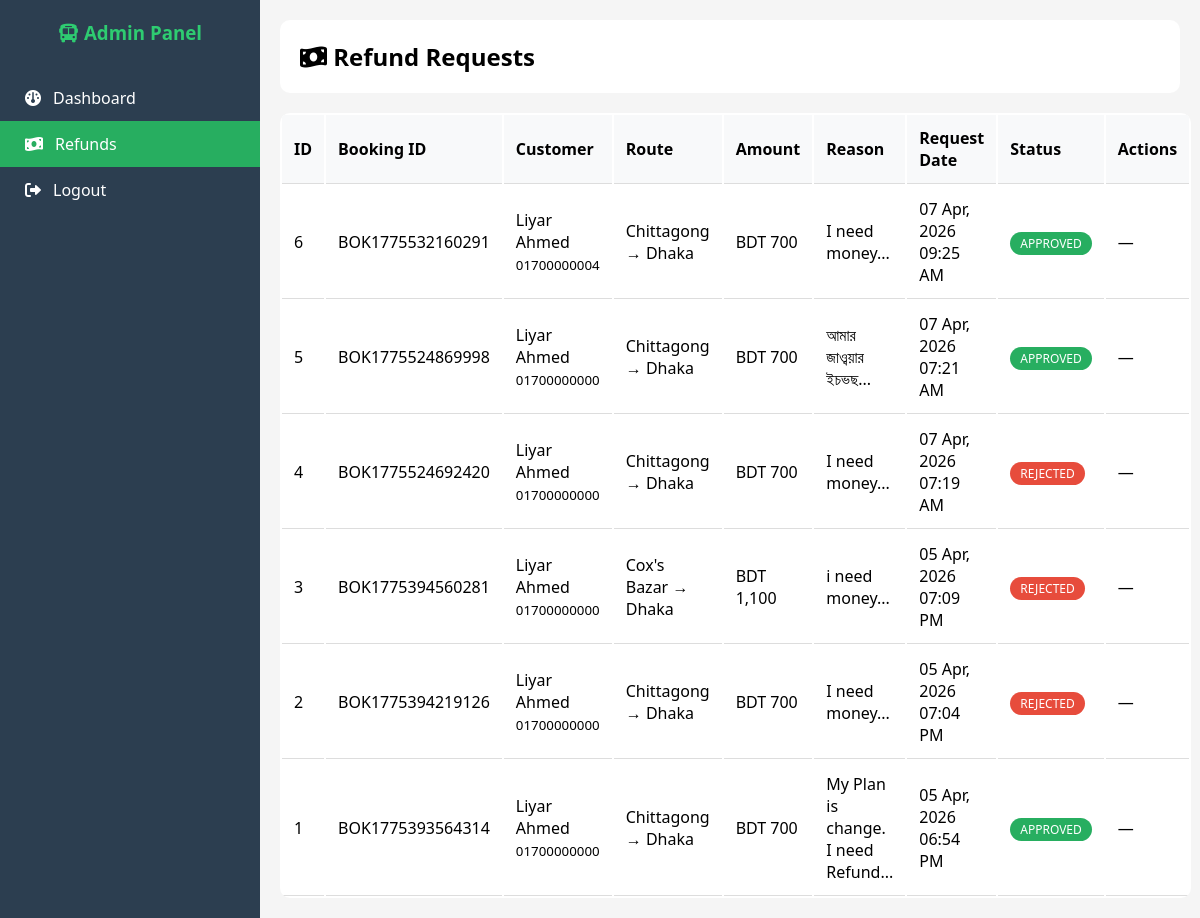
The app's page /bus-ticket-system/admin/refunds.php (signed in) with its own data.
### tables this page shows
CREATE TABLE `refund_requests` (
  `id` int(11) NOT NULL,
  `booking_id` varchar(20) NOT NULL,
  `user_id` varchar(20) NOT NULL,
  `amount` decimal(10,2) NOT NULL,
  `reason` text DEFAULT NULL,
  `status` enum('pending','approved','rejected') DEFAULT 'pending',
  `request_date` datetime DEFAULT current_timestamp(),
  `processed_date` datetime DEFAULT NULL,
  `admin_note` text DEFAULT NULL
);

CREATE TABLE `bookings` (
  `id` int(11) NOT NULL,
  `booking_id` varchar(20) NOT NULL,
  `user_id` varchar(20) NOT NULL,
  `route_id` int(11) NOT NULL,
  `seat_numbers` varchar(255) NOT NULL,
  `journey_date` date NOT NULL,
  `booking_date` timestamp NOT NULL DEFAULT current_timestamp(),
  `total_fare` decimal(10,2) NOT NULL,
  `payment_method` varchar(50) DEFAULT NULL,
  `payment_status` enum('pending','completed','failed','refunded') DEFAULT 'pending',
  `status` enum('pending','confirmed','cancelled','completed') DEFAULT 'pending',
  `cancellation_reason` text DEFAULT NULL,
  `cancelled_at` timestamp NULL DEFAULT NULL,
  `created_at` timestamp NOT NULL DEFAULT current_timestamp(),
  `payment_date` datetime DEFAULT NULL,
  `refund_status` enum('none','pending','approved','rejected') DEFAULT 'none'
);

CREATE TABLE `users` (
  `id` int(11) NOT NULL,
  `user_id` varchar(20) NOT NULL,
  `name` varchar(100) NOT NULL,
  `email` varchar(100) NOT NULL,
  `phone` varchar(15) NOT NULL,
  `password` varchar(255) NOT NULL,
  `profile_image` varchar(255) DEFAULT 'default.jpg',
  `address` text DEFAULT NULL,
  `city` varchar(50) DEFAULT NULL,
  `zip_code` varchar(10) DEFAULT NULL,
  `status` enum('active','inactive','banned') DEFAULT 'active',
  `email_verified` tinyint(1) DEFAULT 0,
  `phone_verified` tinyint(1) DEFAULT 0,
  `last_login` timestamp NULL DEFAULT NULL,
  `created_at` timestamp NOT NULL DEFAULT current_timestamp(),
  `updated_at` timestamp NOT NULL DEFAULT current_timestamp() ON UPDATE current_timestamp(),
  `language` varchar(10) DEFAULT 'en'
);

CREATE TABLE `routes` (
  `id` int(11) NOT NULL,
  `from_city` varchar(100) NOT NULL,
  `to_city` varchar(100) NOT NULL,
  `bus_name` varchar(100) NOT NULL,
  `bus_type` enum('AC','Non-AC','AC Business','Economy') DEFAULT 'Non-AC',
  `departure_time` time NOT NULL,
  `arrival_time` time NOT NULL,
  `fare` decimal(10,2) NOT NULL,
  `total_seats` int(11) DEFAULT 40,
  `available_days` varchar(50) DEFAULT 'All',
  `amenities` text DEFAULT NULL,
  `operator_name` varchar(100) DEFAULT NULL,
  `operator_phone` varchar(15) DEFAULT NULL,
  `status` enum('active','inactive') DEFAULT 'active',
  `created_at` timestamp NOT NULL DEFAULT current_timestamp(),
  `round_trip_fare` decimal(10,2) DEFAULT NULL,
  `is_round_trip` tinyint(1) DEFAULT 0
);

### bus-ticket-system/admin/refunds.php (the view, shortened to what this page needs)
<?php
require_once '../includes/config.php';
$query = "SELECT r.*, u.name, u.email, u.phone, b.booking_id, b.total_fare, b.seat_numbers,
          rt.from_city, rt.to_city, rt.bus_name
          FROM refund_requests r
          JOIN users u ON r.user_id = u.user_id
          JOIN bookings b ON r.booking_id = b.booking_id
          JOIN routes rt ON b.route_id = rt.id
          ORDER BY
            CASE r.status
                WHEN 'pending' THEN 1
                ELSE 2
            END,
            r.request_date DESC";
$result = mysqli_query($conn, $query);
?>
<!DOCTYPE html>
<html lang="en">
<head>
    <link rel="stylesheet" href="https://cdnjs.cloudflare.com/ajax/libs/font-awesome/6.0.0/css/all.min.css">
</head>
<body>
    <div class="sidebar">
        <h3><i class="fas fa-bus"></i> Admin Panel</h3>
        <a href="dashboard.php"><i class="fas fa-dashboard"></i> Dashboard</a>
        <a href="refunds.php" style="background:#27ae60;"><i class="fas fa-money-bill-wave"></i> Refunds</a>
        <a href="logout.php"><i class="fas fa-sign-out-alt"></i> Logout</a>
    </div>
    <div class="main-content">
        <div class="header">
            <h2><i class="fas fa-money-bill-wave"></i> Refund Requests</h2>
        </div>
        <table>
            <thead>
                <tr>
                    <th>ID</th>
                    <th>Booking ID</th>
                    <th>Customer</th>
                    <th>Route</th>
                    <th>Amount</th>
                    <th>Reason</th>
                    <th>Request Date</th>
                    <th>Status</th>
                    <th>Actions</th>
                </tr>
            </thead>
            <tbody>
                <?php while($row = mysqli_fetch_assoc($result)): ?>
                <tr>
                    <td><?php echo $row['id']; ?></td>
                    <td><?php echo $row['booking_id']; ?></td>
                    <td><?php echo $row['name']; ?><br><small><?php echo $row['phone']; ?></small></td>
                    <td><?php echo $row['from_city']; ?> → <?php echo $row['to_city']; ?></td>
                    <td>BDT <?php echo number_format($row['amount']); ?></td>
                    <td><?php echo substr($row['reason'], 0, 50); ?>...</td>
                    <td><?php echo date('d M, Y h:i A', strtotime($row['request_date'])); ?></td>
                    <td>
                        <span class="status-<?php echo $row['status']; ?>"><?php echo strtoupper($row['status']); ?></span>
                    </td>
                    <td>
                        <?php if($row['status'] == 'pending'): ?>
                            <a href="refunds.php?approve_id=<?php echo $row['id']; ?>" class="btn-approve" onclick="return confirm('Approve this refund?')">Approve</a>
                            <a href="refunds.php?reject_id=<?php echo $row['id']; ?>" class="btn-reject" onclick="return confirm('Reject this refund?')">Reject</a>
                        <?php else: ?>
                            —
                        <?php endif; ?>
                    </td>
                </tr>
                <?php endwhile; ?>
            </tbody>
        </table>
    </div>
</body>
</html>

### bus-ticket-system/admin/refunds.php (style rules this page uses)
* { margin: 0; padding: 0; box-sizing: border-box; }
body { font-family: 'Segoe UI', sans-serif; background: #f5f5f5; }
.sidebar { position: fixed; left: 0; top: 0; width: 260px; height: 100%; background: #2c3e50; color: white; padding-top: 20px; }
.sidebar h3 { text-align: center; margin-bottom: 30px; color: #2ecc71; }
.sidebar a { display: flex; align-items: center; gap: 12px; padding: 12px 25px; color: white; text-decoration: none; }
.main-content { margin-left: 260px; padding: 20px; }
.header { background: white; padding: 20px; border-radius: 10px; margin-bottom: 20px; }
table { width: 100%; background: white; border-radius: 10px; overflow: hidden; }
th, td { padding: 12px; text-align: left; border-bottom: 1px solid #ddd; }
th { background: #f8f9fa; }
.status-approved { background: #27ae60; color: white; padding: 3px 10px; border-radius: 20px; font-size: 12px; }
.status-rejected { background: #e74c3c; color: white; padding: 3px 10px; border-radius: 20px; font-size: 12px; }

### records on screen
refund_requests: id "6", bookings.booking_id "BOK1775532160291", users.name "Liyar Ahmed", users.phone "01700000004", routes.from_city "Chittagong", routes.to_city "Dhaka", amount "700", reason "I need money", request_date "07 Apr, 2026 09:25 AM", status "APPROVED"
refund_requests: id "5", bookings.booking_id "BOK1775524869998", users.name "Liyar Ahmed", users.phone "01700000000", routes.from_city "Chittagong", routes.to_city "Dhaka", amount "700", reason "আমার জাও্বয়ার ইচভছ", request_date "07 Apr, 2026 07:21 AM", status "APPROVED"
refund_requests: id "4", bookings.booking_id "BOK1775524692420", users.name "Liyar Ahmed", users.phone "01700000000", routes.from_city "Chittagong", routes.to_city "Dhaka", amount "700", reason "I need money", request_date "07 Apr, 2026 07:19 AM", status "REJECTED"
refund_requests: id "3", bookings.booking_id "BOK1775394560281", users.name "Liyar Ahmed", users.phone "01700000000", routes.from_city "Cox's Bazar", routes.to_city "Dhaka", amount "1,100", reason "i need money", request_date "05 Apr, 2026 07:09 PM", status "REJECTED"
refund_requests: id "2", bookings.booking_id "BOK1775394219126", users.name "Liyar Ahmed", users.phone "01700000000", routes.from_city "Chittagong", routes.to_city "Dhaka", amount "700", reason "I need money", request_date "05 Apr, 2026 07:04 PM", status "REJECTED"
refund_requests: id "1", bookings.booking_id "BOK1775393564314", users.name "Liyar Ahmed", users.phone "01700000000", routes.from_city "Chittagong", routes.to_city "Dhaka", amount "700", reason "My Plan is change. I need Refund", request_date "05 Apr, 2026 06:54 PM", status "APPROVED"
